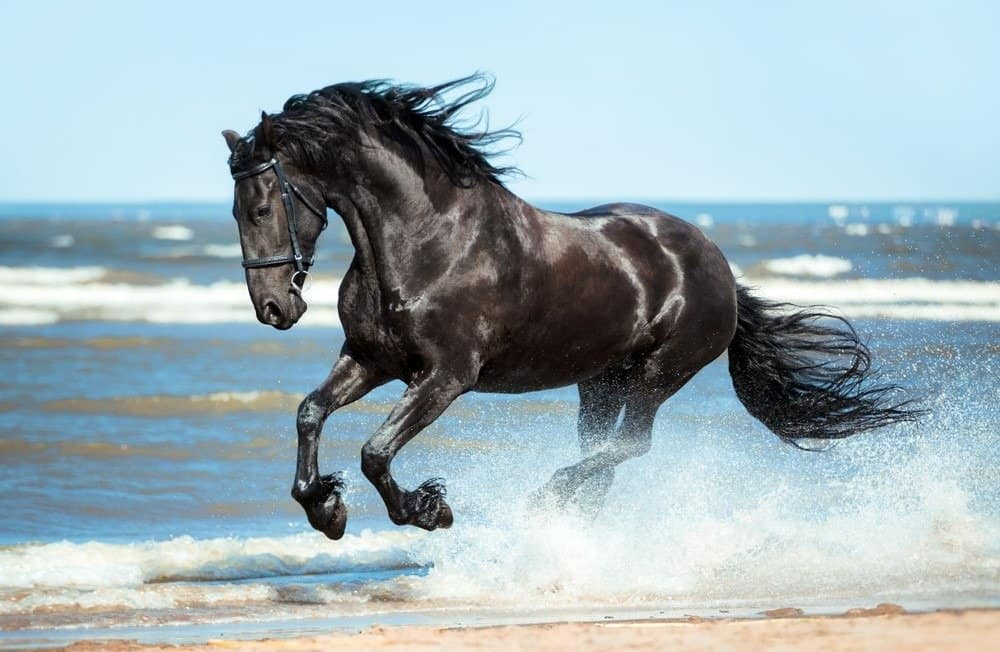
#> input picture horse3.jpg, 1000 x 652 px
$ python TRY.py   (older library calls are emulated)
#> lines starting #> are read from the running program, lines starting #| are printed output that depends on the picture
import cv2
import matplotlib.pyplot as plt


# 1. Persiapan dan Pembacaan Citra
# Pertama, kita akan membaca citra menggunakan OpenCV dan mengkonversi citra berwarna menjadi grayscale.


# Membaca citra berwarna
image_color = cv2.imread('horse3.jpg')
#> image_color is the input picture: shape (652, 1000, 3); mean B, G, R 182.4, 176.4, 158.5
image_color = cv2.cvtColor(image_color, cv2.COLOR_BGR2RGB)  # Konversi BGR ke RGB untuk plotting

# Mengkonversi citra berwarna menjadi grayscale
image_gray = cv2.cvtColor(image_color, cv2.COLOR_RGB2GRAY)
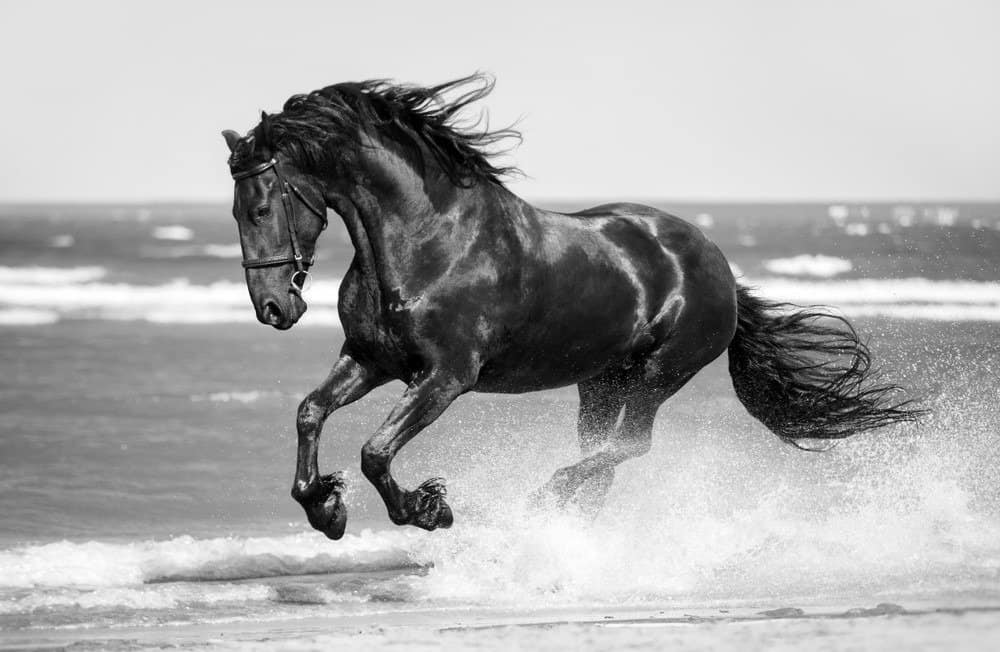
#> image_gray: shape (652, 1000); min 0, max 255, mean 171.8

# Tampilkan citra asli (berwarna dan grayscale)
plt.figure(figsize=(10, 5))
plt.subplot(1, 2, 1)
plt.imshow(image_color)
plt.title('Citra Berwarna')
plt.axis('off')

plt.subplot(1, 2, 2)
plt.imshow(image_gray, cmap='gray')
plt.title('Citra Grayscale')
plt.axis('off')
plt.show()
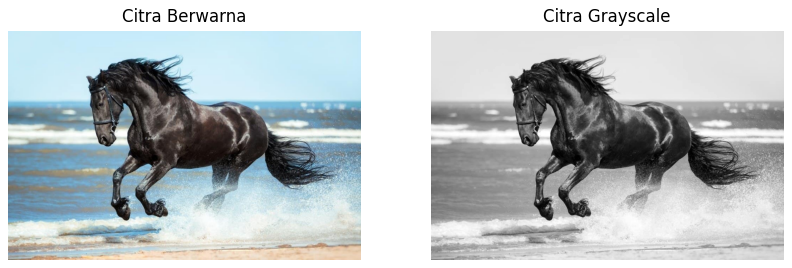
#> figure drawn by matplotlib, 2 panels


# 2. Low-Pass Filter (Blur)
# Low-pass filter digunakan untuk menghaluskan citra dengan mengurangi noise dan detail halus.


# Low-pass filter untuk citra grayscale
blurred_gray = cv2.GaussianBlur(image_gray, (9, 9), 0)

# Low-pass filter untuk citra berwarna
blurred_color = cv2.GaussianBlur(image_color, (9, 9), 0)

# Tampilkan hasil
plt.figure(figsize=(10, 5))
plt.subplot(1, 2, 1)
plt.imshow(blurred_gray, cmap='gray')
plt.title('Citra Grayscale - Low Pass (Blur)')
plt.axis('off')

plt.subplot(1, 2, 2)
plt.imshow(blurred_color)
plt.title('Citra Berwarna - Low Pass (Blur)')
plt.axis('off')
plt.show()
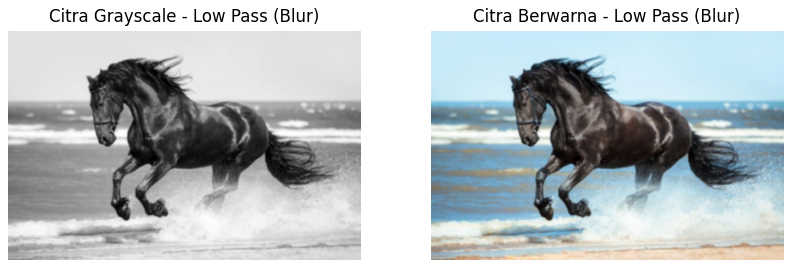
#> figure drawn by matplotlib, 2 panels


# 3. High-Pass Filter (Edge Detection)
# High-pass filter digunakan untuk mendeteksi tepi dengan menonjolkan perbedaan intensitas.


# High-pass filter (Sobel) untuk citra grayscale
sobel_gray = cv2.Sobel(image_gray, cv2.CV_64F, 1, 1, ksize=5)
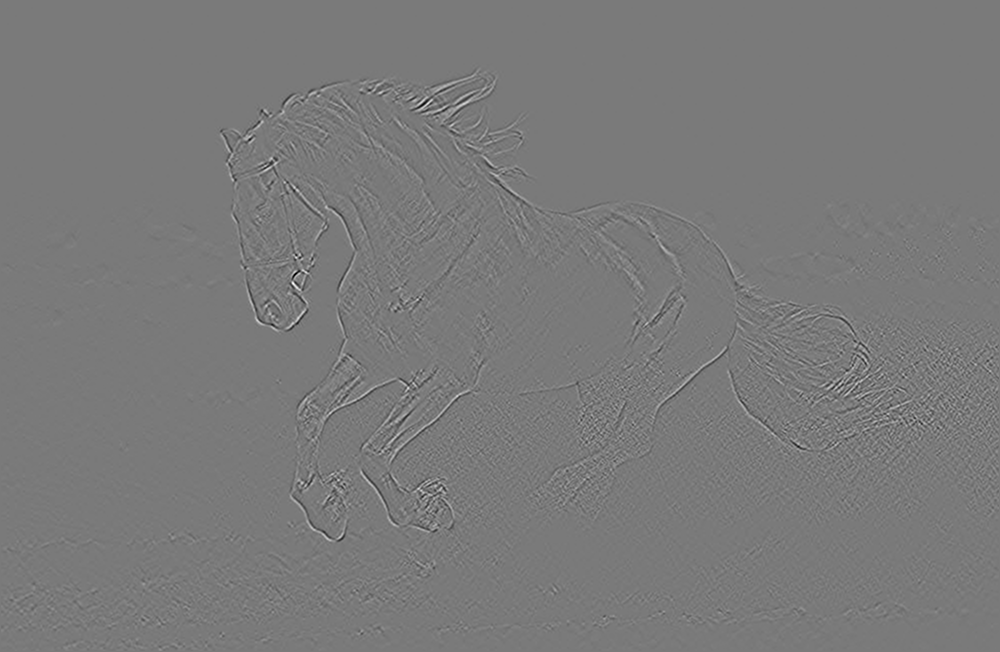
#> sobel_gray: shape (652, 1000) float64; min -2323, max 2526, mean 0; drawn with min black and max white
sobel_gray = cv2.convertScaleAbs(sobel_gray)  # Konversi ke uint8
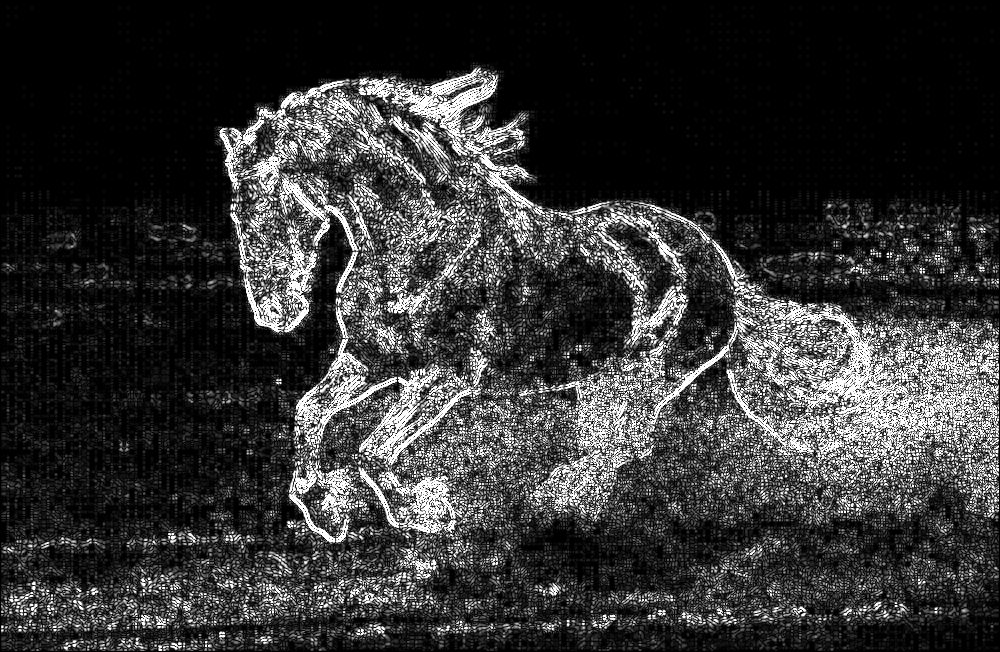
#> sobel_gray: shape (652, 1000); min 0, max 255, mean 52.8

# High-pass filter (Sobel) untuk citra berwarna - diterapkan pada setiap channel
sobel_color = image_color.copy()
for i in range(3):  # Untuk setiap channel warna
    sobel_color[:, :, i] = cv2.Sobel(image_color[:, :, i], cv2.CV_64F, 1, 1, ksize=5)
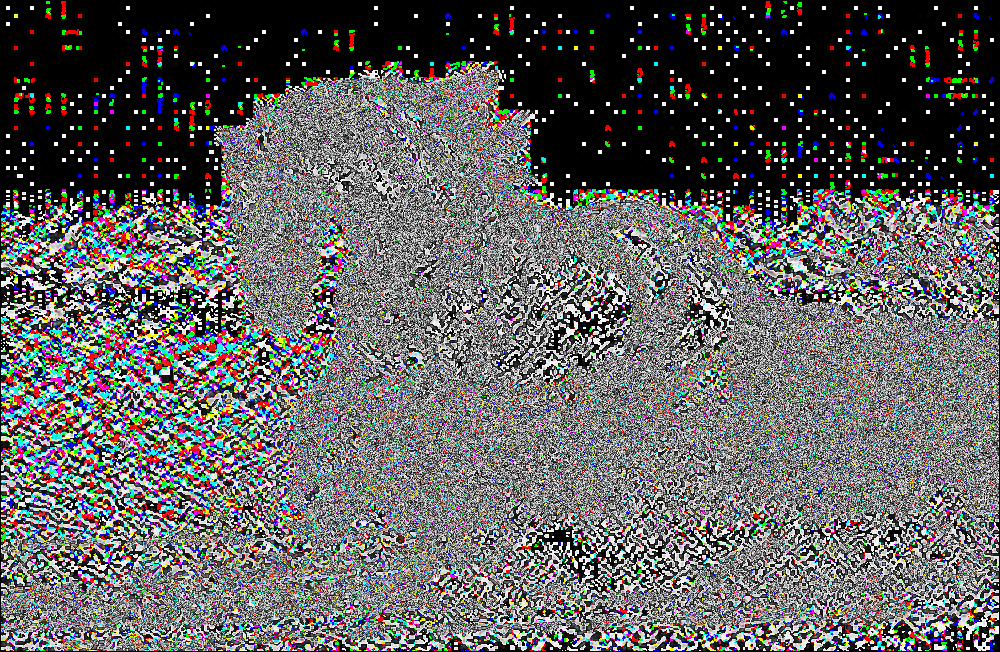
#> sobel_color: shape (652, 1000, 3); mean R, G, B 96.2, 96, 95.7
sobel_color = cv2.convertScaleAbs(sobel_color)

# Tampilkan hasil
plt.figure(figsize=(10, 5))
plt.subplot(1, 2, 1)
plt.imshow(sobel_gray, cmap='gray')
plt.title('Citra Grayscale - High Pass (Edge Detection)')
plt.axis('off')

plt.subplot(1, 2, 2)
plt.imshow(sobel_color)
plt.title('Citra Berwarna - High Pass (Edge Detection)')
plt.axis('off')
plt.show()


# 4. High-Boost Filter (Enhancement)
# High-boost filter meningkatkan ketajaman dengan menggabungkan citra asli dengan citra hasil high-pass.


# Parameter boosting
boost_factor = 1.5

# High-boost filter untuk citra grayscale
blurred_gray = cv2.GaussianBlur(image_gray, (9, 9), 0)
high_boost_gray = cv2.addWeighted(image_gray, boost_factor, blurred_gray, -0.5, 0)

# High-boost filter untuk citra berwarna
blurred_color = cv2.GaussianBlur(image_color, (9, 9), 0)
high_boost_color = cv2.addWeighted(image_color, boost_factor, blurred_color, -0.5, 0)

# Tampilkan hasil
plt.figure(figsize=(10, 5))
plt.subplot(1, 2, 1)
plt.imshow(high_boost_gray, cmap='gray')
plt.title('Citra Grayscale - High Boost')
plt.axis('off')

plt.subplot(1, 2, 2)
plt.imshow(high_boost_color)
plt.title('Citra Berwarna - High Boost')
plt.axis('off')
plt.show()
